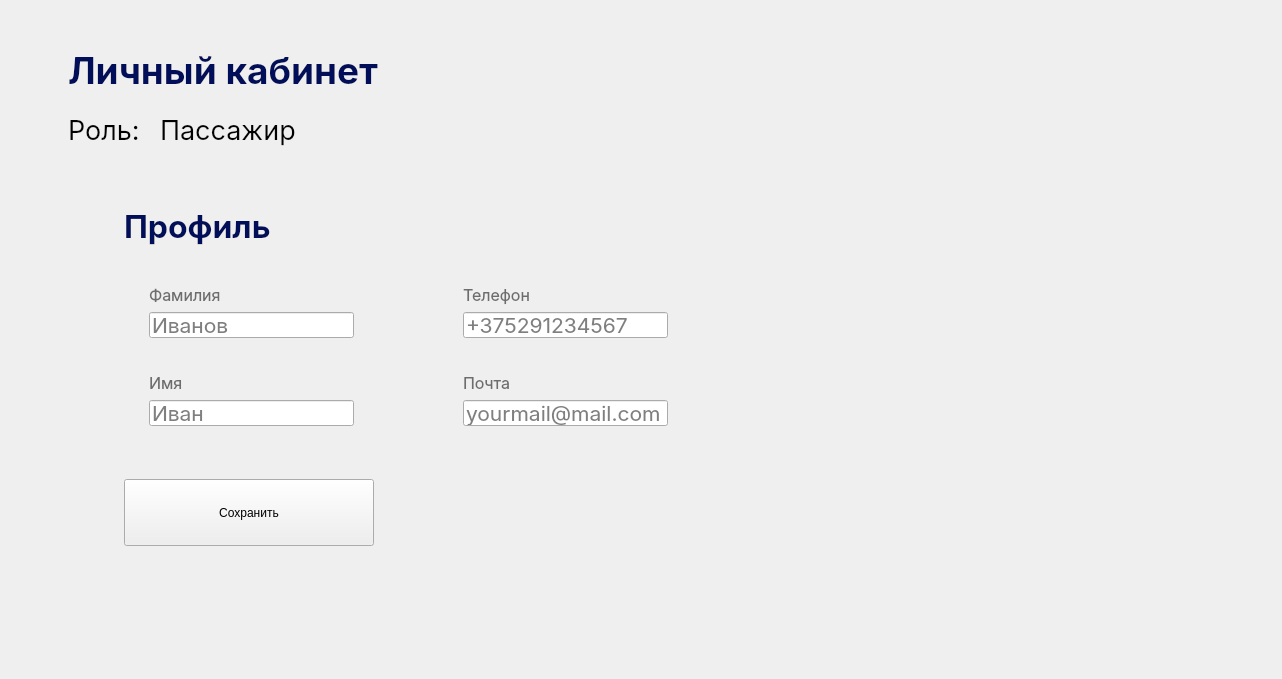
         <widget class="QWidget" name="profile_page">
          <layout class="QVBoxLayout" name="verticalLayout_36">
           <property name="spacing">
            <number>0</number>
           </property>
           <property name="leftMargin">
            <number>68</number>
           </property>
           <property name="topMargin">
            <number>48</number>
           </property>
           <property name="rightMargin">
            <number>538</number>
           </property>
           <property name="bottomMargin">
            <number>48</number>
           </property>
           <item>
            <layout class="QVBoxLayout" name="verticalLayout_35">
             <property name="spacing">
              <number>20</number>
             </property>
             <item>
              <widget class="QLabel" name="label_5">
               <property name="font">
                <font>
                 <family>Inter</family>
                 <pointsize>28</pointsize>
                 <weight>75</weight>
                 <bold>true</bold>
                </font>
               </property>
               <property name="styleSheet">
                <string notr="true">color: #010E59;</string>
               </property>
               <property name="text">
                <string>Личный кабинет</string>
               </property>
              </widget>
             </item>
             <item>
              <layout class="QHBoxLayout" name="horizontalLayout_6">
               <item>
                <widget class="QLabel" name="label_6">
                 <property name="font">
                  <font>
                   <family>Inter</family>
                   <pointsize>20</pointsize>
                  </font>
                 </property>
                 <property name="text">
                  <string>Роль:</string>
                 </property>
                </widget>
               </item>
               <item>
                <widget class="QLabel" name="userRole_label">
                 <property name="font">
                  <font>
                   <family>Inter</family>
                   <pointsize>20</pointsize>
                  </font>
                 </property>
                 <property name="text">
                  <string>Пассажир</string>
                 </property>
                </widget>
               </item>
               <item>
                <spacer name="horizontalSpacer_11">
                 <property name="orientation">
                  <enum>Qt::Horizontal</enum>
                 </property>
                 <property name="sizeHint" stdset="0">
                  <size>
                   <width>40</width>
                   <height>20</height>
                  </size>
                 </property>
                </spacer>
               </item>
              </layout>
             </item>
             <item>
              <widget class="QWidget" name="roundedWidget_2" native="true">
               <property name="sizePolicy">
                <sizepolicy hsizetype="Preferred" vsizetype="Fixed">
                 <horstretch>0</horstretch>
                 <verstretch>0</verstretch>
                </sizepolicy>
               </property>
               <layout class="QVBoxLayout" name="verticalLayout_34">
                <property name="spacing">
                 <number>32</number>
                </property>
                <property name="leftMargin">
                 <number>56</number>
                </property>
                <property name="topMargin">
                 <number>40</number>
                </property>
                <property name="rightMargin">
                 <number>56</number>
                </property>
                <property name="bottomMargin">
                 <number>20</number>
                </property>
                <item>
                 <widget class="QLabel" name="label_8">
                  <property name="font">
                   <font>
                    <family>Inter</family>
                    <pointsize>24</pointsize>
                    <weight>75</weight>
                    <bold>true</bold>
                   </font>
                  </property>
                  <property name="styleSheet">
                   <string notr="true">color: #010E59;</string>
                  </property>
                  <property name="text">
                   <string>Профиль</string>
                  </property>
                 </widget>
                </item>
                <item>
                 <layout class="QHBoxLayout" name="horizontalLayout_7">
                  <property name="spacing">
                   <number>64</number>
                  </property>
                  <item>
                   <layout class="QVBoxLayout" name="verticalLayout_32">
                    <property name="spacing">
                     <number>20</number>
                    </property>
                    <item>
                     <widget class="QWidget" name="borderWidget_2" native="true">
                      <property name="maximumSize">
                       <size>
                        <width>16777215</width>
                        <height>68</height>
                       </size>
                      </property>
                      <layout class="QVBoxLayout" name="verticalLayout_22">
                       <property name="spacing">
                        <number>0</number>
                       </property>
                       <property name="leftMargin">
                        <number>0</number>
                       </property>
                       <property name="topMargin">
                        <number>0</number>
                       </property>
                       <property name="rightMargin">
                        <number>0</number>
                       </property>
                       <property name="bottomMargin">
                        <number>0</number>
                       </property>
                       <item>
                        <widget class="QWidget" name="widget_6" native="true">
                         <property name="minimumSize">
                          <size>
                           <width>250</width>
                           <height>0</height>
                          </size>
                         </property>
                         <property name="cursor">
                          <cursorShape>IBeamCursor</cursorShape>
                         </property>
                         <layout class="QVBoxLayout" name="verticalLayout_21">
                          <property name="spacing">
                           <number>10</number>
                          </property>
                          <property name="leftMargin">
                           <number>25</number>
                          </property>
                          <property name="topMargin">
                           <number>5</number>
                          </property>
                          <property name="rightMargin">
                           <number>20</number>
                          </property>
                          <property name="bottomMargin">
                           <number>15</number>
                          </property>
                          <item>
                           <widget class="QLabel" name="label_9">
                            <property name="minimumSize">
                             <size>
                              <width>0</width>
                              <height>24</height>
                             </size>
                            </property>
                            <property name="font">
                             <font>
                              <family>Inter</family>
                              <pointsize>12</pointsize>
                             </font>
                            </property>
                            <property name="styleSheet">
                             <string notr="true">color: #6D6D6D;</string>
                            </property>
                            <property name="text">
                             <string>Фамилия</string>
                            </property>
                           </widget>
                          </item>
                          <item>
                           <widget class="QLineEdit" name="lineEdit_3">
                            <property name="minimumSize">
                             <size>
                              <width>0</width>
                              <height>26</height>
                             </size>
                            </property>
                            <property name="font">
                             <font>
                              <family>Inter</family>
                              <pointsize>16</pointsize>
                             </font>
                            </property>
                            <property name="inputMask">
                             <string/>
                            </property>
                            <property name="text">
                             <string/>
                            </property>
                            <property name="placeholderText">
                             <string>Иванов</string>
                            </property>
                           </widget>
                          </item>
                         </layout>
                        </widget>
                       </item>
                      </layout>
                     </widget>
                    </item>
                    <item>
                     <layout class="QVBoxLayout" name="verticalLayout_31">
                      <property name="spacing">
                       <number>45</number>
                      </property>
                      <item>
                       <widget class="QWidget" name="borderWidget_3" native="true">
                        <property name="maximumSize">
                         <size>
                          <width>16777215</width>
                          <height>68</height>
                         </size>
                        </property>
                        <layout class="QVBoxLayout" name="verticalLayout_23">
                         <property name="spacing">
                          <number>0</number>
                         </property>
                         <property name="leftMargin">
                          <number>0</number>
                         </property>
                         <property name="topMargin">
                          <number>0</number>
                         </property>
                         <property name="rightMargin">
                          <number>0</number>
                         </property>
                         <property name="bottomMargin">
                          <number>0</number>
                         </property>
                         <item>
                          <widget class="QWidget" name="widget_7" native="true">
                           <property name="minimumSize">
                            <size>
                             <width>250</width>
                             <height>0</height>
                            </size>
                           </property>
                           <property name="cursor">
                            <cursorShape>IBeamCursor</cursorShape>
                           </property>
                           <layout class="QVBoxLayout" name="verticalLayout_24">
                            <property name="spacing">
                             <number>10</number>
                            </property>
                            <property name="leftMargin">
                             <number>25</number>
                            </property>
                            <property name="topMargin">
                             <number>5</number>
                            </property>
                            <property name="rightMargin">
                             <number>20</number>
                            </property>
                            <property name="bottomMargin">
                             <number>15</number>
                            </property>
                            <item>
                             <widget class="QLabel" name="label_22">
                              <property name="minimumSize">
                               <size>
                                <width>0</width>
                                <height>24</height>
                               </size>
                              </property>
                              <property name="font">
                               <font>
                                <family>Inter</family>
                                <pointsize>12</pointsize>
                               </font>
                              </property>
                              <property name="styleSheet">
                               <string notr="true">color: #6D6D6D;</string>
                              </property>
                              <property name="text">
                               <string>Имя</string>
                              </property>
                             </widget>
                            </item>
                            <item>
                             <widget class="QLineEdit" name="lineEdit_4">
                              <property name="minimumSize">
                               <size>
                                <width>0</width>
                                <height>26</height>
                               </size>
                              </property>
                              <property name="font">
                               <font>
                                <family>Inter</family>
                                <pointsize>16</pointsize>
                               </font>
                              </property>
                              <property name="inputMask">
                               <string/>
                              </property>
                              <property name="text">
                               <string/>
                              </property>
                              <property name="placeholderText">
                               <string>Иван</string>
                              </property>
                             </widget>
                            </item>
                           </layout>
                          </widget>
                         </item>
                        </layout>
                       </widget>
                      </item>
                      <item>
                       <widget class="QPushButton" name="pushButton_2">
                        <property name="sizePolicy">
                         <sizepolicy hsizetype="Minimum" vsizetype="Fixed">
                          <horstretch>0</horstretch>
                          <verstretch>67</verstretch>
                         </sizepolicy>
                        </property>
                        <property name="minimumSize">
                         <size>
                          <width>0</width>
                          <height>67</height>
                         </size>
                        </property>
                        <property name="maximumSize">
                         <size>
                          <width>16777215</width>
                          <height>67</height>
                         </size>
                        </property>
                        <property name="cursor">
                         <cursorShape>PointingHandCursor</cursorShape>
                        </property>
                        <property name="text">
                         <string>Сохранить</string>
                        </property>
                       </widget>
                      </item>
                     </layout>
                    </item>
                   </layout>
                  </item>
                  <item>
                   <layout class="QVBoxLayout" name="verticalLayout_33">
                    <property name="spacing">
                     <number>20</number>
                    </property>
                    <item>
                     <widget class="QWidget" name="borderWidget_4" native="true">
                      <property name="maximumSize">
                       <size>
                        <width>16777215</width>
                        <height>68</height>
                       </size>
                      </property>
                      <layout class="QVBoxLayout" name="verticalLayout_27">
                       <property name="spacing">
                        <number>0</number>
                       </property>
                       <property name="leftMargin">
                        <number>0</number>
                       </property>
                       <property name="topMargin">
                        <number>0</number>
                       </property>
                       <property name="rightMargin">
                        <number>0</number>
                       </property>
                       <property name="bottomMargin">
                        <number>0</number>
                       </property>
                       <item>
                        <widget class="QWidget" name="widget_9" native="true">
                         <property name="minimumSize">
                          <size>
                           <width>250</width>
                           <height>0</height>
                          </size>
                         </property>
                         <property name="cursor">
                          <cursorShape>IBeamCursor</cursorShape>
                         </property>
                         <layout class="QVBoxLayout" name="verticalLayout_28">
                          <property name="spacing">
                           <number>10</number>
                          </property>
                          <property name="leftMargin">
                           <number>25</number>
                          </property>
                          <property name="topMargin">
                           <number>5</number>
                          </property>
                          <property name="rightMargin">
                           <number>20</number>
                          </property>
                          <property name="bottomMargin">
                           <number>15</number>
                          </property>
                          <item>
                           <widget class="QLabel" name="label_24">
                            <property name="minimumSize">
                             <size>
                              <width>0</width>
                              <height>24</height>
                             </size>
                            </property>
                            <property name="font">
                             <font>
                              <family>Inter</family>
                              <pointsize>12</pointsize>
                             </font>
                            </property>
                            <property name="styleSheet">
                             <string notr="true">color: #6D6D6D;</string>
                            </property>
                            <property name="text">
                             <string>Телефон</string>
                            </property>
                           </widget>
                          </item>
                          <item>
                           <widget class="QLineEdit" name="lineEdit_6">
                            <property name="minimumSize">
                             <size>
                              <width>0</width>
                              <height>26</height>
                             </size>
                            </property>
                            <property name="font">
                             <font>
                              <family>Inter</family>
                              <pointsize>16</pointsize>
                             </font>
                            </property>
                            <property name="inputMask">
                             <string/>
                            </property>
                            <property name="text">
                             <string/>
                            </property>
                            <property name="placeholderText">
                             <string>+375291234567</string>
                            </property>
                           </widget>
                          </item>
                         </layout>
                        </widget>
                       </item>
                      </layout>
                     </widget>
                    </item>
                    <item>
                     <widget class="QWidget" name="borderWidget_5" native="true">
                      <property name="maximumSize">
                       <size>
                        <width>16777215</width>
                        <height>68</height>
                       </size>
                      </property>
                      <layout class="QVBoxLayout" name="verticalLayout_29">
                       <property name="spacing">
                        <number>0</number>
                       </property>
                       <property name="leftMargin">
                        <number>0</number>
                       </property>
                       <property name="topMargin">
                        <number>0</number>
                       </property>
                       <property name="rightMargin">
                        <number>0</number>
                       </property>
                       <property name="bottomMargin">
                        <number>0</number>
                       </property>
                       <item>
                        <widget class="QWidget" name="widget_10" native="true">
                         <property name="minimumSize">
                          <size>
                           <width>250</width>
                           <height>0</height>
                          </size>
                         </property>
                         <property name="cursor">
                          <cursorShape>IBeamCursor</cursorShape>
                         </property>
                         <layout class="QVBoxLayout" name="verticalLayout_30">
                          <property name="spacing">
                           <number>10</number>
                          </property>
                          <property name="leftMargin">
                           <number>25</number>
                          </property>
                          <property name="topMargin">
                           <number>5</number>
                          </property>
                          <property name="rightMargin">
                           <number>20</number>
                          </property>
                          <property name="bottomMargin">
                           <number>15</number>
                          </property>
                          <item>
                           <widget class="QLabel" name="label_25">
                            <property name="minimumSize">
                             <size>
                              <width>0</width>
                              <height>24</height>
                             </size>
                            </property>
                            <property name="font">
                             <font>
                              <family>Inter</family>
                              <pointsize>12</pointsize>
                             </font>
                            </property>
                            <property name="styleSheet">
                             <string notr="true">color: #6D6D6D;</string>
                            </property>
                            <property name="text">
                             <string>Почта</string>
                            </property>
                           </widget>
                          </item>
                          <item>
                           <widget class="QLineEdit" name="lineEdit_7">
                            <property name="minimumSize">
                             <size>
                              <width>0</width>
                              <height>26</height>
                             </size>
                            </property>
                            <property name="font">
                             <font>
                              <family>Inter</family>
                              <pointsize>16</pointsize>
                             </font>
                            </property>
                            <property name="inputMask">
                             <string/>
                            </property>
                            <property name="text">
                             <string/>
                            </property>
                            <property name="placeholderText">
                             <string>yourmail@mail.com</string>
                            </property>
                           </widget>
                          </item>
                         </layout>
                        </widget>
                       </item>
                      </layout>
                     </widget>
                    </item>
                    <item>
                     <spacer name="verticalSpacer_9">
                      <property name="orientation">
                       <enum>Qt::Vertical</enum>
                      </property>
                      <property name="sizeHint" stdset="0">
                       <size>
                        <width>20</width>
                        <height>40</height>
                       </size>
                      </property>
                     </spacer>
                    </item>
                   </layout>
                  </item>
                 </layout>
                </item>
               </layout>
              </widget>
             </item>
            </layout>
           </item>
           <item>
            <spacer name="verticalSpacer_10">
             <property name="orientation">
              <enum>Qt::Vertical</enum>
             </property>
             <property name="sizeHint" stdset="0">
              <size>
               <width>20</width>
               <height>65</height>
              </size>
             </property>
            </spacer>
           </item>
          </layout>
         </widget>
